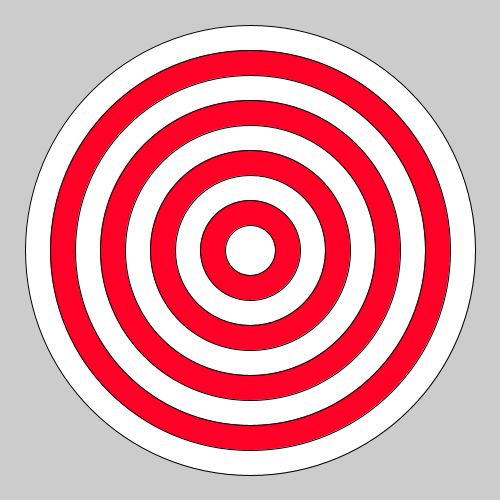
Frame 1 (no input)
Frame 60 (the mouse pressed at the canvas centre just before this capture): identical to frame 1, image omitted
Frame 120 (the mouse held since frame 60 and released just before this capture): identical to frame 1, image omitted

The Processing sketch that drew this single still picture (run headless with seeded random() and noise(); from frame 60 on, the mouse is pressed at the canvas centre):

// Processing sketch: bullseye
// ── bullseye.pde
void setup(){
size(500,500);

int size = 450;
for(int i = 0;i<10;i++){
ellipse(250,250,size,size); 
size-=50;
if(i%2==0){
fill(#FF0026);
}
else{fill(#FFFFFF);
}}}
 

void draw(){

}
